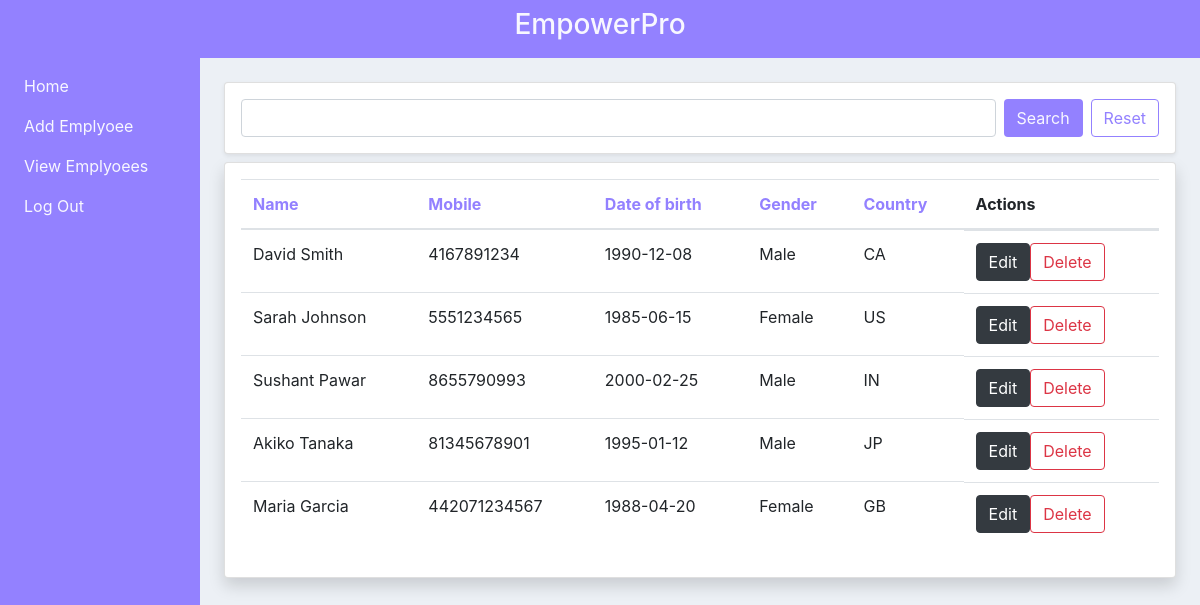
/view_emp/?sort=mobile_number (signed in), run on the app's committed database.
### emp_app/models.py (models this page shows, shortened)
class UserProfile(models.Model):
    emplyoee_name = models.CharField(max_length=100)
    mobile_number = models.PositiveIntegerField()
    date_of_birth = models.DateTimeField()
    gender = models.CharField(max_length=10, choices=CHOICES)
    address = models.TextField(max_length=150)
    country = CountryField()
    is_AWS = models.BooleanField(default=False)
    is_Full_Stack_Developer = models.BooleanField(default=False)
    is_DevOps = models.BooleanField(default=False)

### emp_app/views.py (the view, shortened to what this page needs)
# urls.py: path('view_emp/', views.employee_view, name='employee_view'),
@login_required
def employee_view(request):
    sort = request.GET.get("sort")
    members = dir(UserProfile)
    if sort in members:
        emp = UserProfile.objects.order_by(sort)
    else:
        emp = UserProfile.objects.all()
    context = {"emp": emp}
    return render(request, "emp_app/employee_view.html", context)

### emp_app/templates/emp_app/employee_view.html (shortened to what this page needs)
{% extends "emp_app/backend.html" %}
{% block content %}
<div class="card p-3 mb-2 shadow-sm">
    <div>
        <form method="post" class="d-flex">
            <input name="search" class="form-control mr-2">
            <button type="submit" class="btn mr-2" style="background-color: #9381FF; color: #F8F7FF;">Search</button>
            <button type="submit" class="btn" style="border-color: #9381FF; color: #9381FF;">Reset</button>
        </form>
    </div>
</div>
<div class="card p-3 table-responsive shadow">
    <table class="table">
        <thead>
            <tr>
                <th><a href="?sort=emplyoee_name">Name</a></th>
                <th><a href="?sort=mobile_number">Mobile</a></th>
                <th><a href="?sort=date_of_birth">Date of birth</a></th>
                <th><a href="?sort=gender">Gender</a></th>
                <th><a href="?sort=country">Country</a></th>
                <th>Actions</th>
            </tr>
        </thead>
        <tbody>
            {% for emp in emp %}
            <tr>
                <td>{{ emp.emplyoee_name }}</td>
                <td>{{ emp.mobile_number }}</td>
                <td>{{ emp.date_of_birth|date:"Y-m-d" }}</td>
                <td>{{ emp.gender }}</td>
                <td>{{ emp.country }}</td>
                <td class="d-flex">
                    <a href="{% url 'employee-edit' %}{{ emp.id }}">
                        <button class="btn btn-dark" type="submit">Edit</button>
                    </a>
                    <form method="post">
                        <button class="btn btn-outline-danger" type="submit">Delete</button>
                    </form>
                </td>
            </tr>
            {% endfor %}
        </tbody>
    </table>
</div>
{% endblock content %}

### emp_app/templates/emp_app/employee_view.html (style rules this page uses)
a { color: #9381FF; }

### data on the page
UserProfile: emplyoee_name "David Smith", mobile_number "4167891234", date_of_birth "1990-12-08", gender "Male", country "CA"
UserProfile: emplyoee_name "Sarah Johnson", mobile_number "5551234565", date_of_birth "1985-06-15", gender "Female", country "US"
UserProfile: emplyoee_name "Sushant Pawar", mobile_number "8655790993", date_of_birth "2000-02-25", gender "Male", country "IN"
UserProfile: emplyoee_name "Akiko Tanaka", mobile_number "81345678901", date_of_birth "1995-01-12", gender "Male", country "JP"
UserProfile: emplyoee_name "Maria Garcia", mobile_number "442071234567", date_of_birth "1988-04-20", gender "Female", country "GB"
